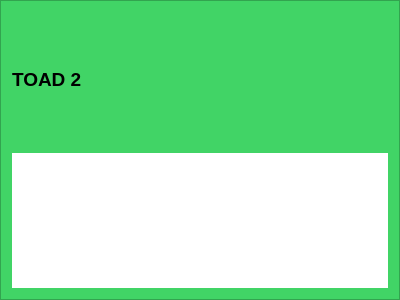
<?xml version="1.0" encoding="UTF-8"?>
<ui version="4.0">
 <class>toad_frame_2</class>
 <widget class="QFrame" name="toad_frame_2">
  <property name="geometry">
   <rect>
    <x>0</x>
    <y>0</y>
    <width>400</width>
    <height>300</height>
   </rect>
  </property>
  <property name="windowTitle">
   <string>Frame</string>
  </property>
  <property name="styleSheet">
   <string notr="true">background-color: rgb(65, 212, 102);</string>
  </property>
  <property name="frameShape">
   <enum>QFrame::StyledPanel</enum>
  </property>
  <property name="frameShadow">
   <enum>QFrame::Raised</enum>
  </property>
  <layout class="QVBoxLayout" name="verticalLayout">
   <item>
    <widget class="QLabel" name="label">
     <property name="font">
      <font>
       <pointsize>14</pointsize>
       <weight>75</weight>
       <bold>true</bold>
      </font>
     </property>
     <property name="text">
      <string>TOAD 2</string>
     </property>
    </widget>
   </item>
   <item>
    <widget class="toad_frame" name="widget">
     <property name="autoFillBackground">
      <bool>false</bool>
     </property>
     <property name="styleSheet">
      <string notr="true">background-color: rgb(255, 255, 255);</string>
     </property>
    </widget>
   </item>
  </layout>
 </widget>
 <customwidgets>
  <customwidget>
   <class>toad_frame</class>
   <extends>QFrame</extends>
   <header>toad_frame</header>
   <container>1</container>
  </customwidget>
 </customwidgets>
 <resources/>
 <connections/>
</ui>
